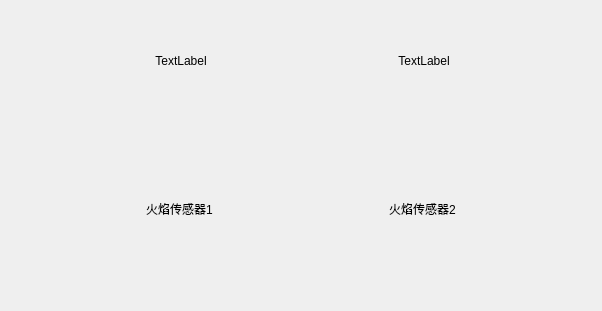
<?xml version="1.0" encoding="UTF-8"?>
<ui version="4.0">
 <class>MainWindow</class>
 <widget class="QMainWindow" name="MainWindow">
  <property name="geometry">
   <rect>
    <x>0</x>
    <y>0</y>
    <width>602</width>
    <height>311</height>
   </rect>
  </property>
  <property name="windowTitle">
   <string>MainWindow</string>
  </property>
  <widget class="QWidget" name="centralWidget">
   <layout class="QGridLayout" name="gridLayout_2">
    <item row="1" column="0">
     <layout class="QHBoxLayout" name="horizontalLayout">
      <property name="sizeConstraint">
       <enum>QLayout::SetMinAndMaxSize</enum>
      </property>
      <property name="leftMargin">
       <number>50</number>
      </property>
      <property name="rightMargin">
       <number>50</number>
      </property>
      <item>
       <layout class="QVBoxLayout" name="verticalLayout">
        <property name="sizeConstraint">
         <enum>QLayout::SetNoConstraint</enum>
        </property>
        <item>
         <layout class="QVBoxLayout" name="verticalLayout_3">
          <property name="leftMargin">
           <number>70</number>
          </property>
          <item>
           <widget class="QLabel" name="m_label_flame1">
            <property name="maximumSize">
             <size>
              <width>100</width>
              <height>100</height>
             </size>
            </property>
            <property name="layoutDirection">
             <enum>Qt::LeftToRight</enum>
            </property>
            <property name="text">
             <string>TextLabel</string>
            </property>
            <property name="alignment">
             <set>Qt::AlignCenter</set>
            </property>
           </widget>
          </item>
         </layout>
        </item>
        <item>
         <layout class="QVBoxLayout" name="verticalLayout_4">
          <item>
           <widget class="QLabel" name="label_3">
            <property name="text">
             <string>火焰传感器1</string>
            </property>
            <property name="alignment">
             <set>Qt::AlignCenter</set>
            </property>
           </widget>
          </item>
         </layout>
        </item>
       </layout>
      </item>
      <item>
       <layout class="QVBoxLayout" name="verticalLayout_2">
        <item>
         <layout class="QVBoxLayout" name="verticalLayout_6">
          <property name="leftMargin">
           <number>70</number>
          </property>
          <item>
           <widget class="QLabel" name="m_label_flame2">
            <property name="maximumSize">
             <size>
              <width>100</width>
              <height>100</height>
             </size>
            </property>
            <property name="text">
             <string>TextLabel</string>
            </property>
            <property name="alignment">
             <set>Qt::AlignCenter</set>
            </property>
           </widget>
          </item>
         </layout>
        </item>
        <item>
         <layout class="QVBoxLayout" name="verticalLayout_5">
          <item>
           <widget class="QLabel" name="label_4">
            <property name="text">
             <string>火焰传感器2</string>
            </property>
            <property name="alignment">
             <set>Qt::AlignCenter</set>
            </property>
           </widget>
          </item>
         </layout>
        </item>
       </layout>
      </item>
     </layout>
    </item>
   </layout>
  </widget>
 </widget>
 <layoutdefault spacing="6" margin="11"/>
 <resources/>
 <connections/>
</ui>
